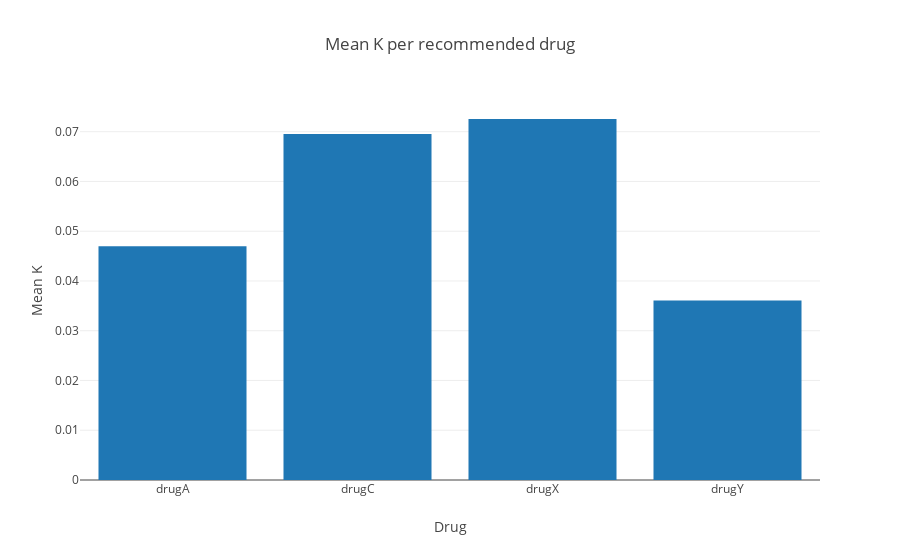

This figure's notebook cell:
### Markdown cell above
With this data set, you might want to do some analysis of the mean K value per drug type by using a bar chart.

### Code cell
age_data = [go.Bar(
            y=data_pdf.groupby(['$N-DRUG']).mean()["K"],
            x=cumulative_stats.index
            
    )]

age_layout = go.Layout(
    title='Mean K per recommended drug',
    xaxis=dict(
        title = "Drug",
        showline=False,),
    yaxis=dict(
        title = "Mean K",
        ),
)

fig = go.Figure(data=age_data, layout=age_layout)
iplot(fig)

### Figure 1 — Plotly figure (JSON) as saved in the notebook; plotly's stock layout.template omitted (floating-point values rounded to 4 significant figures)
{"data": [{"type": "bar", "x": ["drugA", "drugC", "drugX", "drugY"], "y": [0.04698, 0.06953, 0.07255, 0.03607]}], "layout": {"yaxis": {"title": "Mean K"}, "xaxis": {"showline": false, "title": "Drug"}, "title": "Mean K per recommended drug"}}
